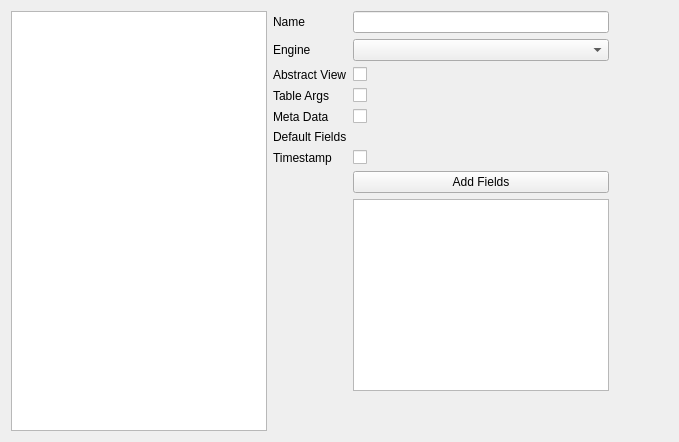
          <widget class="QWidget" name="tab_6">
           <attribute name="title">
            <string>Bases</string>
           </attribute>
           <layout class="QHBoxLayout" name="horizontalLayout_14">
            <item>
             <widget class="QListView" name="lstBases"/>
            </item>
            <item>
             <layout class="QVBoxLayout" name="verticalLayout_12">
              <property name="leftMargin">
               <number>0</number>
              </property>
              <item>
               <layout class="QFormLayout" name="formLayout_9">
                <item row="1" column="0">
                 <widget class="QLabel" name="label_59">
                  <property name="text">
                   <string>Engine</string>
                  </property>
                 </widget>
                </item>
                <item row="1" column="1">
                 <widget class="QComboBox" name="comboBox_12"/>
                </item>
                <item row="2" column="0">
                 <widget class="QLabel" name="label_57">
                  <property name="text">
                   <string>Abstract View</string>
                  </property>
                 </widget>
                </item>
                <item row="2" column="1">
                 <widget class="QCheckBox" name="checkBox_6">
                  <property name="text">
                   <string/>
                  </property>
                 </widget>
                </item>
                <item row="3" column="0">
                 <widget class="QLabel" name="label_58">
                  <property name="text">
                   <string>Table Args</string>
                  </property>
                 </widget>
                </item>
                <item row="3" column="1">
                 <widget class="QCheckBox" name="checkBox_4">
                  <property name="text">
                   <string/>
                  </property>
                 </widget>
                </item>
                <item row="8" column="1">
                 <widget class="QTableView" name="tableView_5"/>
                </item>
                <item row="4" column="1">
                 <widget class="QCheckBox" name="checkBox_10">
                  <property name="text">
                   <string/>
                  </property>
                 </widget>
                </item>
                <item row="4" column="0">
                 <widget class="QLabel" name="label_65">
                  <property name="text">
                   <string>Meta Data</string>
                  </property>
                 </widget>
                </item>
                <item row="5" column="0">
                 <widget class="QLabel" name="label_66">
                  <property name="text">
                   <string>Default Fields</string>
                  </property>
                 </widget>
                </item>
                <item row="6" column="1">
                 <widget class="QCheckBox" name="checkBox_9">
                  <property name="text">
                   <string/>
                  </property>
                 </widget>
                </item>
                <item row="6" column="0">
                 <widget class="QLabel" name="label_60">
                  <property name="text">
                   <string>Timestamp</string>
                  </property>
                 </widget>
                </item>
                <item row="7" column="1">
                 <widget class="QPushButton" name="pushButton_12">
                  <property name="text">
                   <string>Add Fields</string>
                  </property>
                 </widget>
                </item>
                <item row="0" column="1">
                 <widget class="QLineEdit" name="lineEdit_18"/>
                </item>
                <item row="0" column="0">
                 <widget class="QLabel" name="label_67">
                  <property name="text">
                   <string>Name</string>
                  </property>
                 </widget>
                </item>
               </layout>
              </item>
              <item>
               <spacer name="verticalSpacer_6">
                <property name="orientation">
                 <enum>Qt::Vertical</enum>
                </property>
                <property name="sizeHint" stdset="0">
                 <size>
                  <width>20</width>
                  <height>40</height>
                 </size>
                </property>
               </spacer>
              </item>
             </layout>
            </item>
            <item>
             <spacer name="horizontalSpacer">
              <property name="orientation">
               <enum>Qt::Horizontal</enum>
              </property>
              <property name="sizeHint" stdset="0">
               <size>
                <width>59</width>
                <height>20</height>
               </size>
              </property>
             </spacer>
            </item>
           </layout>
          </widget>
